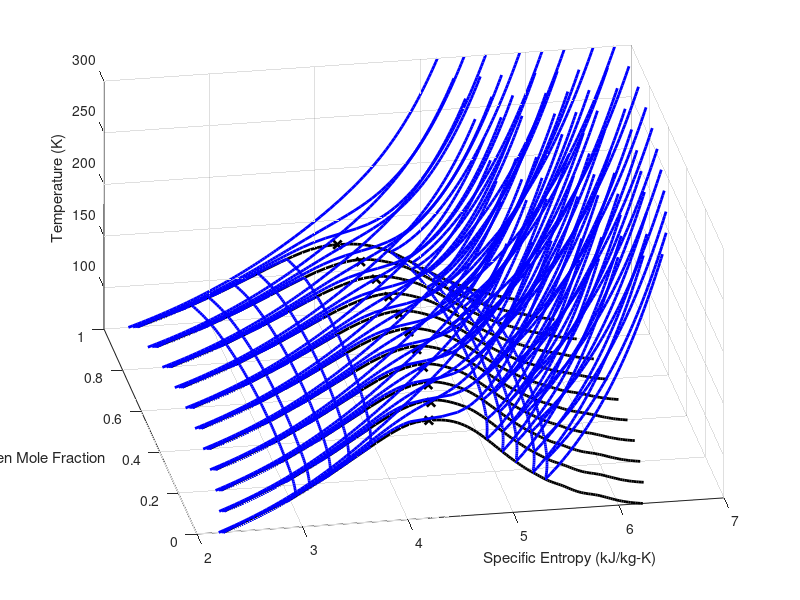

The MATLAB source for this figure:
% Generate a 3-D T-s-x surface plot for two component N2 and O2.
% Load a pre-computed and stored data space for speed.
% Use Matlab's inherent graphics to rotate it around to view the space.
% C.F. Edwards, 2-14-10

addpath 'Fundamental Relation Files'
addpath 'Fundamental Relation Data'
addpath 'Mixture Models'
addpath 'Setup Files' 
addpath 'Property Files'
addpath 'Procedure Files'

clear all
format compact
fprintf('\n************************************************************\n')

% Load a file to save recalculating things up to here.
load Tsx_Data

% We will build the surface as we go.  Start a figure and put it on hold.
figure(1)
clf
hold on
ylabel('Nitrogen Mole Fraction','rotation',0)
xlabel('Specific Entropy (kJ/kg-K)','rotation',0)
zlabel('Temperature (K)')
view([-10 40])
axis([2 7 0 1 60 300])
grid on
drawnow

% Tell the user the composition planes to be shown.
xN2_planes = clist

% Show the P-rho critical locus on the plot.
plot3(sc/1e3,xN2,Tc,'kx','LineWidth',2)

% Add domes at each plane.
for i=1:1:NCS
    plot3(sdome(i,:)/1e3,xN2(i)*ones(1,length(sdome)),Tdome(i,:),'k-','LineWidth',2)
    drawnow
end

% Add dew and bubble points.
for i=1:1:NCS
    plot3(sdew(i,:)/1e3,xN2(i)*ones(1,NPSSC),Tdew(i,:),'b.','LineWidth',2)
    plot3(sbub(i,:)/1e3,xN2(i)*ones(1,NPSSC),Tbub(i,:),'b.','LineWidth',2)
    drawnow
end

% Put splines through the bubble and dew data in the composition direction.
[row col] = size(Tdew);
for j=1:1:col
    plot3(sdewSpline(j,:)/1e3,xN2Spline,TdewSpline(j,:),'b-','LineWidth',2)
    plot3(sbubSpline(j,:)/1e3,xN2Spline,TbubSpline(j,:),'b-','LineWidth',2)
    drawnow
end

% Tell the user the pressure surfaces to be shown.
P_surfaces = Plist

% Add isobars.
for i=1:1:NCS
    % Do the points below the dome.
    for j=1:1:col
        plot3(sisoPlow(:,j,i)/1e3,xN2(i)*ones(length(sdome)/2,1),TisoPlow(:,j,i),'b-','LineWidth',2)
        plot3(sisoPhigh(:,j,i)/1e3,xN2(i)*ones(length(sdome)/2,1),TisoPhigh(:,j,i),'b-','LineWidth',2)
        drawnow
    end
    % Now do the pressures that do not have dew points (above dome).
    for j=j+1:1:NPS
        plot3(sisoPlow(:,j,i)/1e3,xN2(i)*ones(length(sdome)/2,1),TisoPlow(:,j,i),'b-','LineWidth',2)
        plot3(sisoPhigh(:,j,i)/1e3,xN2(i)*ones(length(sdome)/2,1),TisoPhigh(:,j,i),'b-','LineWidth',2)
        drawnow
    end
end

% Finished with the dynamic plot.  Close it out.
hold off
